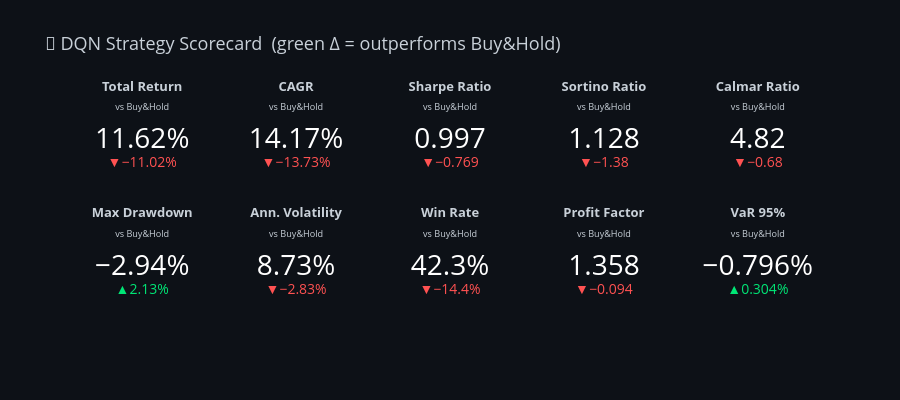

The notebook cell this image was saved under:
### Markdown cell above
## 2. Scorecard Dashboard

### Code cell
def color_delta(val, better_positive=True):
    """Return green/red color based on sign."""
    if better_positive:
        return '#00e676' if val >= 0 else '#ff5252'
    else:
        return '#00e676' if val <= 0 else '#ff5252'

METRIC_DEFS = [
    ('Total Return',   'total_return',   '%',  True),
    ('CAGR',           'cagr',           '%',  True),
    ('Sharpe Ratio',   'sharpe',         '',   True),
    ('Sortino Ratio',  'sortino',        '',   True),
    ('Calmar Ratio',   'calmar',         '',   True),
    ('Max Drawdown',   'max_drawdown',   '%',  False),
    ('Ann. Volatility','ann_volatility', '%',  False),
    ('Win Rate',       'win_rate',       '%',  True),
    ('Profit Factor',  'profit_factor',  '',   True),
    ('VaR 95%',        'var_95',         '%',  False),
]

fig_sc = make_subplots(
    rows=2, cols=5,
    specs=[[{'type':'indicator'}]*5, [{'type':'indicator'}]*5]
)

for idx, (label, key, unit, pos_good) in enumerate(METRIC_DEFS):
    row = idx // 5 + 1
    col = idx %  5 + 1
    s_val = strat.get(key, 0)
    b_val = bnh.get(key, 0)
    delta = round(s_val - b_val, 3)

    fig_sc.add_trace(
        go.Indicator(
            mode='number+delta',
            value=s_val,
            number={'suffix': unit, 'font': {'size': 28, 'color': '#ffffff'}},
            delta={'reference': b_val, 'relative': False,
                   'suffix': unit,
                   'increasing': {'color': '#00e676'},
                   'decreasing': {'color': '#ff5252'}},
            title={'text': f'<b>{label}</b><br><sub>vs Buy&Hold</sub>',
                   'font': {'size': 13}},
        ),
        row=row, col=col
    )

fig_sc.update_layout(
    template='plotly_dark',
    height=400,
    title={'text': '🤖 DQN Strategy Scorecard  (green Δ = outperforms Buy&Hold)',
           'font': {'size': 18}},
    paper_bgcolor='#0d1117',
    font={'color': '#c9d1d9'}
)
fig_sc.show()
fig_sc.write_html(str(METRICS / 'scorecard.html'))
print('✅ Scorecard rendered.')

### Figure 1 — Plotly figure (JSON) as saved in the notebook; plotly's stock layout.template omitted (floating-point values rounded to 4 significant figures)
{"data": [{"delta": {"decreasing": {"color": "#ff5252"}, "increasing": {"color": "#00e676"}, "reference": 22.64, "relative": false, "suffix": "%"}, "domain": {"x": [0, 0.168], "y": [0.575, 1]}, "mode": "number+delta", "number": {"font": {"color": "#ffffff", "size": 28}, "suffix": "%"}, "title": {"font": {"size": 13}, "text": "<b>Total Return</b><br><sub>vs Buy&Hold</sub>"}, "type": "indicator", "value": 11.62}, {"delta": {"decreasing": {"color": "#ff5252"}, "increasing": {"color": "#00e676"}, "reference": 27.9, "relative": false, "suffix": "%"}, "domain": {"x": [0.208, 0.376], "y": [0.575, 1]}, "mode": "number+delta", "number": {"font": {"color": "#ffffff", "size": 28}, "suffix": "%"}, "title": {"font": {"size": 13}, "text": "<b>CAGR</b><br><sub>vs Buy&Hold</sub>"}, "type": "indicator", "value": 14.17}, {"delta": {"decreasing": {"color": "#ff5252"}, "increasing": {"color": "#00e676"}, "reference": 1.766, "relative": false, "suffix": ""}, "domain": {"x": [0.416, 0.584], "y": [0.575, 1]}, "mode": "number+delta", "number": {"font": {"color": "#ffffff", "size": 28}, "suffix": ""}, "title": {"font": {"size": 13}, "text": "<b>Sharpe Ratio</b><br><sub>vs Buy&Hold</sub>"}, "type": "indicator", "value": 0.997}, {"delta": {"decreasing": {"color": "#ff5252"}, "increasing": {"color": "#00e676"}, "reference": 2.508, "relative": false, "suffix": ""}, "domain": {"x": [0.624, 0.792], "y": [0.575, 1]}, "mode": "number+delta", "number": {"font": {"color": "#ffffff", "size": 28}, "suffix": ""}, "title": {"font": {"size": 13}, "text": "<b>Sortino Ratio</b><br><sub>vs Buy&Hold</sub>"}, "type": "indicator", "value": 1.128}, {"delta": {"decreasing": {"color": "#ff5252"}, "increasing": {"color": "#00e676"}, "reference": 5.502, "relative": false, "suffix": ""}, "domain": {"x": [0.832, 1], "y": [0.575, 1]}, "mode": "number+delta", "number": {"font": {"color": "#ffffff", "size": 28}, "suffix": ""}, "title": {"font": {"size": 13}, "text": "<b>Calmar Ratio</b><br><sub>vs Buy&Hold</sub>"}, "type": "indicator", "value": 4.818}, {"delta": {"decreasing": {"color": "#ff5252"}, "increasing": {"color": "#00e676"}, "reference": -5.07, "relative": false, "suffix": "%"}, "domain": {"x": [0, 0.168], "y": [0, 0.425]}, "mode": "number+delta", "number": {"font": {"color": "#ffffff", "size": 28}, "suffix": "%"}, "title": {"font": {"size": 13}, "text": "<b>Max Drawdown</b><br><sub>vs Buy&Hold</sub>"}, "type": "indicator", "value": -2.94}, {"delta": {"decreasing": {"color": "#ff5252"}, "increasing": {"color": "#00e676"}, "reference": 11.56, "relative": false, "suffix": "%"}, "domain": {"x": [0.208, 0.376], "y": [0, 0.425]}, "mode": "number+delta", "number": {"font": {"color": "#ffffff", "size": 28}, "suffix": "%"}, "title": {"font": {"size": 13}, "text": "<b>Ann. Volatility</b><br><sub>vs Buy&Hold</sub>"}, "type": "indicator", "value": 8.73}, {"delta": {"decreasing": {"color": "#ff5252"}, "increasing": {"color": "#00e676"}, "reference": 56.73, "relative": false, "suffix": "%"}, "domain": {"x": [0.416, 0.584], "y": [0, 0.425]}, "mode": "number+delta", "number": {"font": {"color": "#ffffff", "size": 28}, "suffix": "%"}, "title": {"font": {"size": 13}, "text": "<b>Win Rate</b><br><sub>vs Buy&Hold</sub>"}, "type": "indicator", "value": 42.31}, {"delta": {"decreasing": {"color": "#ff5252"}, "increasing": {"color": "#00e676"}, "reference": 1.452, "relative": false, "suffix": ""}, "domain": {"x": [0.624, 0.792], "y": [0, 0.425]}, "mode": "number+delta", "number": {"font": {"color": "#ffffff", "size": 28}, "suffix": ""}, "title": {"font": {"size": 13}, "text": "<b>Profit Factor</b><br><sub>vs Buy&Hold</sub>"}, "type": "indicator", "value": 1.358}, {"delta": {"decreasing": {"color": "#ff5252"}, "increasing": {"color": "#00e676"}, "reference": -1.1, "relative": false, "suffix": "%"}, "domain": {"x": [0.832, 1], "y": [0, 0.425]}, "mode": "number+delta", "number": {"font": {"color": "#ffffff", "size": 28}, "suffix": "%"}, "title": {"font": {"size": 13}, "text": "<b>VaR 95%</b><br><sub>vs Buy&Hold</sub>"}, "type": "indicator", "value": -0.796}], "layout": {"font": {"color": "#c9d1d9"}, "height": 400, "paper_bgcolor": "#0d1117", "title": {"font": {"size": 18}, "text": "🤖 DQN Strategy Scorecard  (green Δ = outperforms Buy&Hold)"}}}
